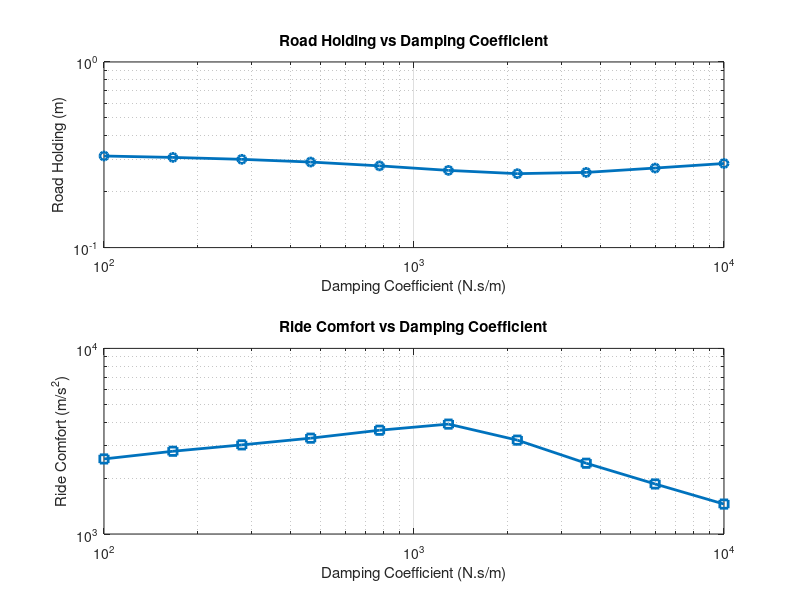

The MATLAB script that drew this image:
function rideComfortAnalysisWithHump()
    % Parameters
    ms = 300;   % Sprung mass (kg)
    mu = 30;    % Unsprung mass (kg)
    ks = 10000; % Spring constant between sprung and unsprung mass (N/m)
    g = 9.81;   % Acceleration due to gravity (m/s^2)
    kt = 20000; % Tire stiffness (N/m)
    zr = 0;     % Displacement of the rear unsprung mass (m)
    humpAmplitude = 0.02; % Amplitude of the road hump (m)
    humpFrequency = 1;    % Frequency of the road hump (Hz)

    % Range of damping coefficients
    dampingCoefficients = logspace(2, 4, 10); % Adjust as needed

    % Initialize arrays to store results
    roadHolding = zeros(size(dampingCoefficients));
    rideComfort = zeros(size(dampingCoefficients));

    % Simulate for different damping coefficients
    for i = 1:length(dampingCoefficients)
        cs = dampingCoefficients(i);

        % Solve the system of differential equations
        options = odeset('RelTol', 1e-6, 'AbsTol', 1e-6);
        [~, y] = ode45(@quarterCarModel, [0 10], [0; 0; 0; 0], options, ms, mu, cs, ks, g, kt, zr, humpAmplitude, humpFrequency);

        % Calculate road holding (negative of the minimum displacement of unsprung mass)
        roadHolding(i) = -min(y(:, 3));

        % Calculate ride comfort (RMS of acceleration of the sprung mass)
        acceleration_sprung = gradient(y(:, 2), y(:, 1));
        rideComfort(i) = rms(acceleration_sprung);
    end

    % Plot the results
    figure;
    
    subplot(2, 1, 1);
    loglog(dampingCoefficients, roadHolding, 'o-', 'LineWidth', 2);
    title('Road Holding vs Damping Coefficient');
    xlabel('Damping Coefficient (N.s/m)');
    ylabel('Road Holding (m)');
    grid on;

    subplot(2, 1, 2);
    loglog(dampingCoefficients, rideComfort, 's-', 'LineWidth', 2);
    title('Ride Comfort vs Damping Coefficient');
    xlabel('Damping Coefficient (N.s/m)');
    ylabel('Ride Comfort (m/s^2)');
    grid on;
end

function dydt = quarterCarModel(~, y, ms, mu, cs, ks, ~, kt, zr, humpAmplitude, humpFrequency)
    % System of differential equations
    dydt = zeros(4, 1);

    % Extract state variables
    zs = y(1);
    z_dot_s = y(2);
    zu = y(3);
    z_dot_u = y(4);

    % Road profile - single hump
    roadProfile = humpAmplitude * sin(2 * pi * humpFrequency * y(1));

    % Equations of motion
    dydt(1) = z_dot_s;
    dydt(2) = (1/ms) * (-cs * (z_dot_s - z_dot_u) - ks * (zs - zu) - ms * 9.81 + roadProfile);
    dydt(3) = z_dot_u;
    dydt(4) = (1/mu) * (cs * (z_dot_s - z_dot_u) + ks * (zs - zu) - kt * (zu - zr) - mu * 9.81);
end